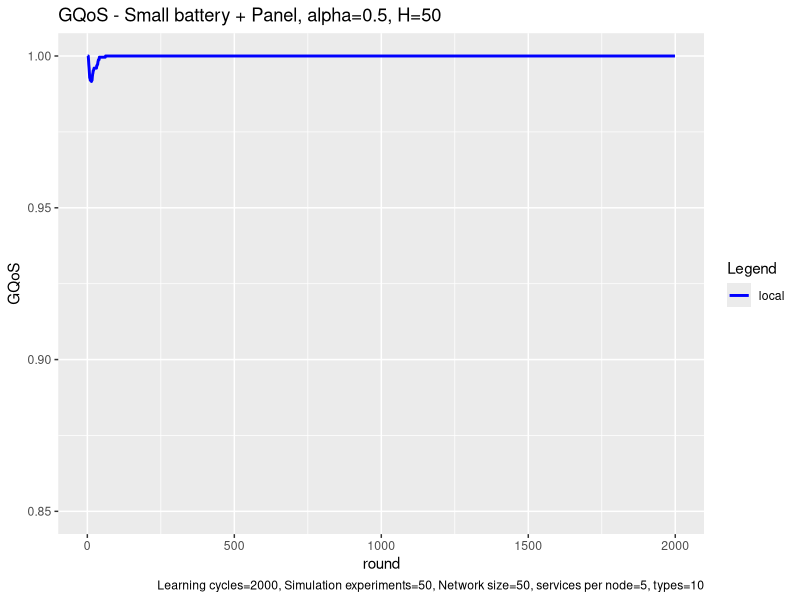

R code for this plot:
# execute all lines: ctrl + shift + enter

library(ggplot2)

# set working directory here
setwd(dirname(rstudioapi::getSourceEditorContext()$path))


local <- read.table("exp_assembly_local_energy_template_1675766854071.txt", 
                    header = F,
                    sep = " ",
                    col.names= c("locx","locy")
)


local_x <- local$locx
local_y <- local$locy

head(local)

colors <- c("local"="blue")


ggplot(data=local, aes(x=local_x, col = group),) + 
  
  geom_line(aes(y = local_y, color = "local"), size = 1) +

  labs(x = "round",
       y = "GQoS",
       color = "Legend",
       title = "GQoS - Small battery + Panel, alpha=0.5, H=50", 
       caption = "Learning cycles=2000, Simulation experiments=50, Network size=50, services per node=5, types=10") +
  
  scale_color_manual(values = colors)  +
  ylim(0.85, 1.0)
